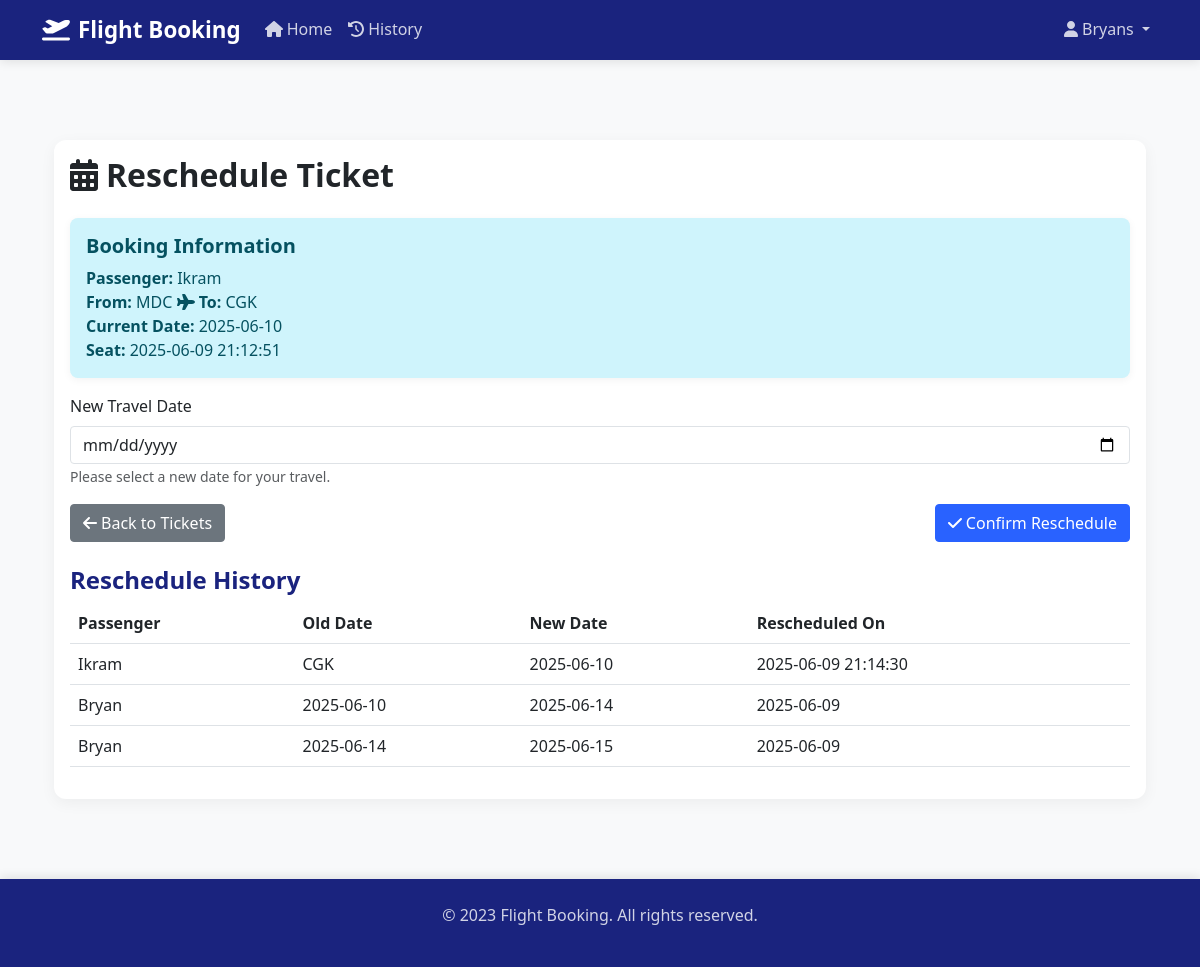
Page /reschedule?booking_id=2 (signed in) on the committed database.
### tables this page shows
CREATE TABLE bookings (
        id INTEGER PRIMARY KEY AUTOINCREMENT,
        user_id INTEGER NOT NULL,
        passenger_name TEXT NOT NULL,
        departure_airport TEXT NOT NULL,
        destination_airport TEXT NOT NULL,
        booking_date TEXT NOT NULL,
        created_at TIMESTAMP DEFAULT CURRENT_TIMESTAMP, seat_number TEXT,
        FOREIGN KEY (user_id) REFERENCES users(id)
    );

CREATE TABLE reschedule (
        id INTEGER PRIMARY KEY AUTOINCREMENT,
        booking_id INTEGER NOT NULL,
        old_date TEXT NOT NULL,
        new_date TEXT NOT NULL,
        reschedule_date TIMESTAMP DEFAULT CURRENT_TIMESTAMP,
        FOREIGN KEY (booking_id) REFERENCES bookings(id)
    );

### app.py (the view, shortened to what this page needs)
@app.route('/reschedule', methods=['GET', 'POST'])
def reschedule():
    if 'user_id' not in session:
        flash('Please login first', 'warning')
        return redirect(url_for('login'))
    booking_id = request.args.get('booking_id')
    if not booking_id:
        flash('No booking selected', 'error')
        return redirect(url_for('tickets'))
    try:
        booking_data = get_booking_by_id(booking_id)
        if not booking_data:
            flash('Booking not found', 'error')
            return redirect(url_for('tickets'))
        reschedule_history = get_reschedule_history(session['user_id'])
        return render_template('reschedule.html',
                             booking_data=booking_data,
                             reschedule_history=reschedule_history,
                             today=datetime.now().strftime('%Y-%m-%d'))
    except Exception as e:
        print(f"Error in reschedule route: {str(e)}")
        flash(f'An error occurred: {str(e)}', 'error')
        return redirect(url_for('tickets'))

### app.py (called while the page is built)
@app.context_processor
def inject_now():
    return {'now': datetime.now()}

def get_booking_by_id(booking_id):
    conn = get_db_connection()
    cursor = conn.cursor()
    cursor.execute('SELECT * FROM bookings WHERE id = ?', (booking_id,))
    booking = cursor.fetchone()
    conn.close()
    if booking:
        return {
            'id': booking[0],
            'user_id': booking[1],
            'passenger_name': booking[2],
            'departure_airport': booking[3],
            'destination_airport': booking[4],
            'booking_date': booking[5],
            'seat_number': booking[6],
            'created_at': booking[7]
        }
    return None

### database.py (called while the page is built)
def get_db_connection():
    conn = sqlite3.connect("data.db")
    conn.row_factory = sqlite3.Row
    return conn

### templates/reschedule.html (shortened to what this page needs)
{% extends "base.html" %}
{% block content %}
<div class="container py-5">
    <div class="row">
        <div class="col-12">
            <div class="card">
                <div class="card-body">
                    <h2 class="card-title mb-4">
                        <i class="fas fa-calendar-alt me-2"></i>Reschedule Ticket
                    </h2>
                    {% if booking_data %}
                    <div class="alert alert-info">
                        <h5 class="alert-heading">Booking Information</h5>
                        <p class="mb-0">
                            <strong>Passenger:</strong> {{ booking_data.passenger_name }}<br>
                            <strong>From:</strong> {{ booking_data.departure_airport }} <i class="fas fa-plane"></i> <strong>To:</strong> {{ booking_data.destination_airport }}<br>
                            <strong>Current Date:</strong> {{ booking_data.booking_date }}<br>
                            <strong>Seat:</strong> {{ booking_data.seat_number if booking_data.seat_number else 'Not Selected' }}
                        </p>
                    </div>
                    {% endif %}
                    <form method="POST" action="{{ url_for('reschedule', booking_id=booking_data.id if booking_data else '') }}" class="needs-validation" novalidate>
                        <div class="mb-3">
                            <label for="new_date" class="form-label">New Travel Date</label>
                            <input type="date" class="form-control" id="new_date" name="new_date"
                                   min="{{ today }}" required>
                            <small class="text-muted">Please select a new date for your travel.</small>
                        </div>
                        <div class="d-flex justify-content-between">
                            <a href="{{ url_for('tickets') }}" class="btn btn-secondary">
                                <i class="fas fa-arrow-left me-1"></i>Back to Tickets
                            </a>
                            <button type="submit" class="btn btn-primary">
                                <i class="fas fa-check me-1"></i>Confirm Reschedule
                            </button>
                        </div>
                    </form>
                    {% if reschedule_history %}
                    <div class="mt-4">
                        <h4>Reschedule History</h4>
                        <div class="table-responsive">
                            <table class="table table-hover">
                                <thead>
                                    <tr>
                                        <th>Passenger</th>
                                        <th>Old Date</th>
                                        <th>New Date</th>
                                        <th>Rescheduled On</th>
                                    </tr>
                                </thead>
                                <tbody>
                                    {% for reschedule in reschedule_history %}
                                    <tr>
                                        <td>{{ reschedule.passenger_name }}</td>
                                        <td>{{ reschedule.old_date }}</td>
                                        <td>{{ reschedule.new_date }}</td>
                                        <td>{{ reschedule.reschedule_date }}</td>
                                    </tr>
                                    {% endfor %}
                                </tbody>
                            </table>
                        </div>
                    </div>
                    {% endif %}
                </div>
            </div>
        </div>
    </div>
</div>
{% endblock %}

### templates/base.html (style rules this page uses)
:root { --primary-color: #1a237e; --secondary-color: #0d47a1; --accent-color: #2962ff; --text-color: #333; --text-light: #555; --bg-light: #f8f9fa; --border-color: #dee2e6; --shadow-light: rgba(0, 0, 0, 0.05); --shadow-medium: rgba(0, 0, 0, 0.1); }
body { font-family: 'Segoe UI', Roboto, "Helvetica Neue", Arial, sans-serif; background-color: var(--bg-light); min-height: 100vh; display: flex; flex-direction: column; color: var(--text-color); }
.card { border: none; box-shadow: 0 4px 15px var(--shadow-light); transition: transform 0.3s ease, box-shadow 0.3s ease; border-radius: 0.75rem; overflow: hidden; }
.form-control, .btn { border-radius: 0.25rem; }
.btn-primary { background-color: var(--accent-color); border-color: var(--accent-color); transition: background-color 0.3s ease, border-color 0.3s ease; }
.alert { border: none; border-radius: 0.5rem; box-shadow: 0 2px 8px var(--shadow-light); }
h1, h2, h3, h4, h5, h6 { color: var(--primary-color); font-weight: 600; }

### rows in the picture
bookings: passenger_name "Ikram", departure_airport "MDC", destination_airport "CGK", booking_date "2025-06-10", created_at "2025-06-09 21:12:51"
reschedule: passenger_name "Ikram", old_date "CGK", new_date "2025-06-10", reschedule_date "2025-06-09 21:14:30"
reschedule: passenger_name "Bryan", old_date "2025-06-10", new_date "2025-06-14", reschedule_date "2025-06-09"
reschedule: passenger_name "Bryan", old_date "2025-06-14", new_date "2025-06-15", reschedule_date "2025-06-09"

### other values in the picture
{{ session.get('username') }} "Bryans"
